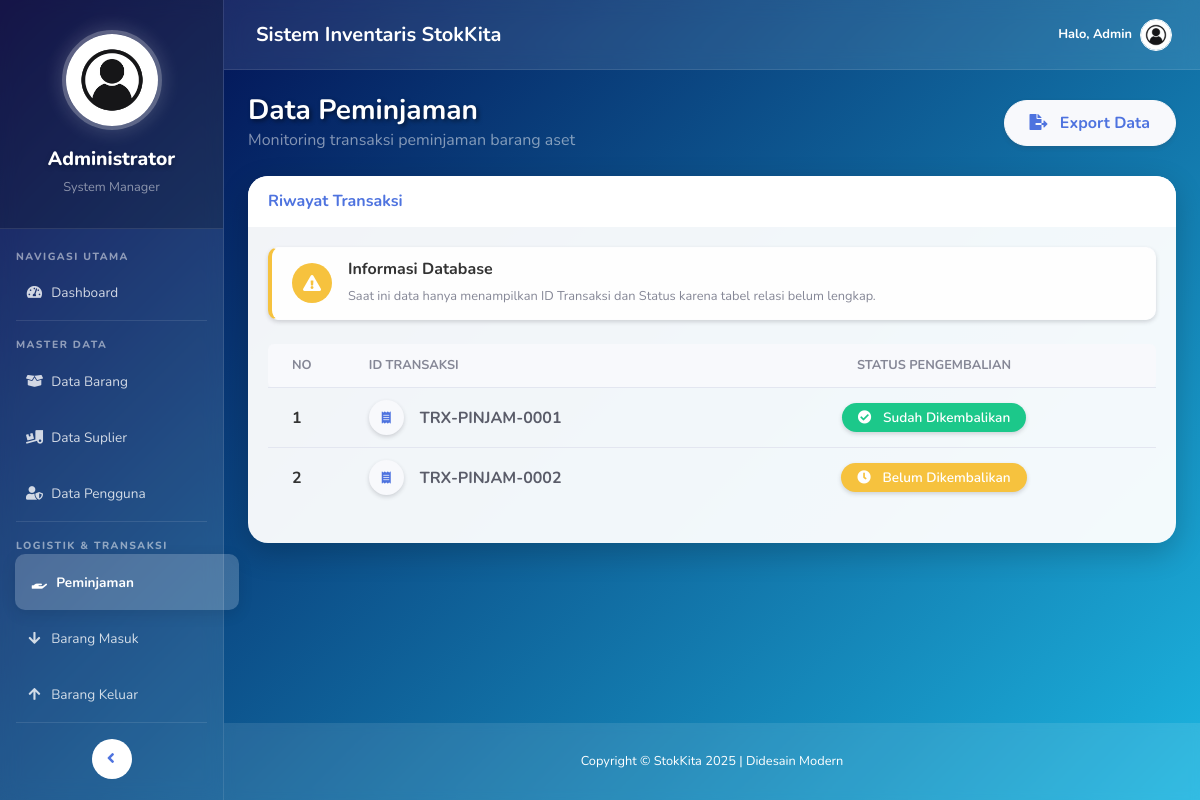
The page /index.php/peminjaman on the database its author committed.
### tables this page shows
CREATE TABLE `tb_peminjaman` (
  `id_pinjam` int(11) NOT NULL,
  `status_kembali` enum('0','1') DEFAULT '0'
);

### application/controllers/Peminjaman.php (called while the page is built, shortened)
<?php
class Peminjaman extends CI_Controller {
    public function __construct()
    {
        $this->load->model('M_peminjaman');
    }
    public function index()
    {
        $data['title'] = 'Data Peminjaman';
        $data['peminjaman'] = $this->M_peminjaman->get_all();
        $data['content'] = 'v_peminjaman';
        $this->load->view('v_template', $data);
    }
}

### index.php (called while the page is built, shortened)
<?php
require_once BASEPATH.'core/CodeIgniter.php';

### application/models/M_peminjaman.php (called while the page is built, shortened)
<?php
class M_peminjaman extends CI_Model {
    public function get_all()
    {
        return $this->db->get('tb_peminjaman')->result();
    }
}

### application/views/v_peminjaman.php (the view)
<div class="container-fluid">
    <div class="d-sm-flex align-items-center justify-content-between mb-4">
        <div>
            <h1 class="h3 mb-0 text-white font-weight-bold" style="text-shadow: 2px 2px 4px rgba(0,0,0,0.5);">Data Peminjaman</h1>
            <p class="mb-0 text-white-50">Monitoring transaksi peminjaman barang aset</p>
        </div>
        <button class="btn btn-light text-primary font-weight-bold shadow-sm" style="border-radius: 30px; padding: 10px 25px;">
            <i class="fas fa-file-export mr-2"></i> Export Data
        </button>
    </div>
    <div class="card border-0 shadow-lg" style="border-radius: 20px; overflow: hidden;">
        <div class="card-header bg-white py-3 border-0">
            <h6 class="m-0 font-weight-bold text-primary">Riwayat Transaksi</h6>
        </div>
        <div class="card-body">
            <div class="alert alert-light border-left-warning shadow-sm mb-4" role="alert" style="border-radius: 10px;">
                <div class="d-flex align-items-center">
                    <div class="icon-circle bg-warning text-white mr-3" style="width: 40px; height: 40px; border-radius: 50%; display: flex; align-items: center; justify-content: center;">
                        <i class="fas fa-exclamation-triangle"></i>
                    </div>
                    <div>
                        <h6 class="font-weight-bold text-gray-800 mb-1">Informasi Database</h6>
                        <span class="small text-gray-600">Saat ini data hanya menampilkan ID Transaksi dan Status karena tabel relasi belum lengkap.</span>
                    </div>
                </div>
            </div>
            <div class="table-responsive">
                <table class="table table-hover" width="100%" cellspacing="0">
                    <thead style="background-color: #f8f9fc; color: #858796;">
                        <tr style="text-transform: uppercase; font-size: 0.8rem;">
                            <th class="border-0 rounded-left pl-4" width="10%">No</th>
                            <th class="border-0" width="40%">ID Transaksi</th>
                            <th class="border-0 rounded-right text-center" width="50%">Status Pengembalian</th>
                        </tr>
                    </thead>
                    <tbody>
                        <?php $no = 1; foreach ($peminjaman as $row) : ?>
                        <tr>
                            <td class="pl-4 align-middle font-weight-bold text-gray-800"><?= $no++ ?></td>
                            <td class="align-middle">
                                <div class="d-flex align-items-center">
                                    <div class="btn-circle btn-sm bg-light text-primary mr-3 shadow-sm d-flex align-items-center justify-content-center" style="width: 35px; height: 35px;">
                                        <i class="fas fa-receipt"></i>
                                    </div>
                                    <div>
                                        <span class="font-weight-bold text-dark">TRX-PINJAM-<?= str_pad($row->id_pinjam, 4, '0', STR_PAD_LEFT) ?></span>
                                    </div>
                                </div>
                            </td>
                            <td class="align-middle text-center">
                                <?php if($row->status_kembali == '1'): ?>
                                    <span class="badge badge-success px-3 py-2 shadow-sm" style="border-radius: 20px; font-weight: 600; font-size: 0.85rem;">
                                        <i class="fas fa-check-circle mr-2"></i> Sudah Dikembalikan
                                    </span>
                                <?php else: ?>
                                    <span class="badge badge-warning text-white px-3 py-2 shadow-sm" style="border-radius: 20px; font-weight: 600; font-size: 0.85rem;">
                                        <i class="fas fa-clock mr-2"></i> Belum Dikembalikan
                                    </span>
                                <?php endif; ?>
                            </td>
                        </tr>
                        <?php endforeach ?>
                    </tbody>
                </table>
            </div>
        </div>
    </div>
</div>

### application/views/v_template.php (style rules this page uses)
body { background: linear-gradient(-45deg, #0f0c29, #302b63, #24243e, #1CB5E0, #000046); background-size: 400% 400%; animation: radiationBG 15s ease infinite; font-family: 'Nunito', sans-serif; color: #fff; }
.card { background: rgba(255, 255, 255, 0.95); border: none; border-radius: 20px; box-shadow: 0 10px 30px rgba(0, 0, 0, 0.2) !important; overflow: hidden; transition: transform 0.3s; }
.card-header { background: #fff; border-bottom: 1px solid #eee; font-weight: bold; color: #4e73df; }
h1.h3 { color: #fff !important; text-shadow: 0 2px 4px rgba(0,0,0,0.3); font-weight: 700; }
.text-gray-800 { color: #333 !important; }

### rows shown on the page
tb_peminjaman: id_pinjam "0001", status_kembali "1" (drawn)
tb_peminjaman: id_pinjam "0002", status_kembali "0" (drawn)
